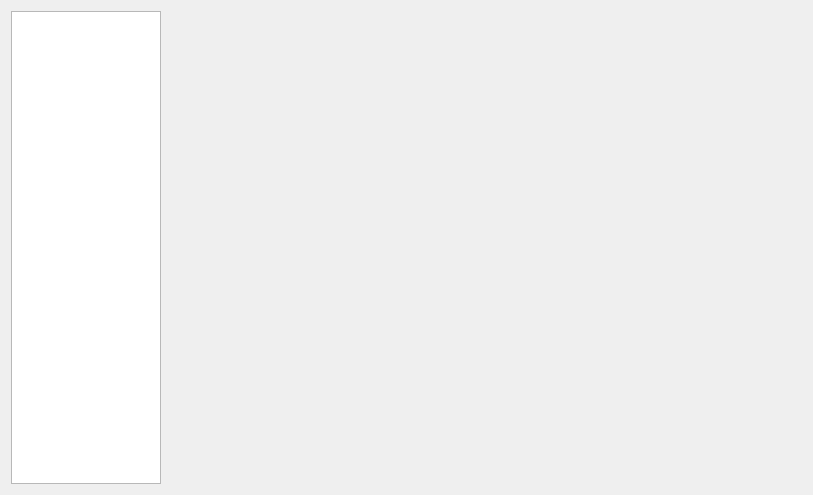
<?xml version="1.0" encoding="UTF-8"?>
<ui version="4.0">
 <class>Dialog</class>
 <widget class="QDialog" name="Dialog">
  <property name="geometry">
   <rect>
    <x>0</x>
    <y>0</y>
    <width>813</width>
    <height>495</height>
   </rect>
  </property>
  <property name="windowTitle">
   <string>Dialog</string>
  </property>
  <layout class="QGridLayout" name="gridLayout">
   <item row="0" column="1">
    <widget class="QStackedWidget" name="views">
     <property name="currentIndex">
      <number>0</number>
     </property>
     <widget class="QWidget" name="address"/>
     <widget class="QWidget" name="brand"/>
     <widget class="QWidget" name="vendor"/>
     <widget class="QWidget" name="manufacturer"/>
     <widget class="QWidget" name="department"/>
     <widget class="QWidget" name="weightUnit"/>
     <widget class="QWidget" name="priceUnit"/>
     <widget class="QWidget" name="product"/>
    </widget>
   </item>
   <item row="0" column="0">
    <widget class="QListWidget" name="selector">
     <property name="maximumSize">
      <size>
       <width>150</width>
       <height>16777215</height>
      </size>
     </property>
     <property name="tabKeyNavigation">
      <bool>true</bool>
     </property>
     <property name="alternatingRowColors">
      <bool>true</bool>
     </property>
     <property name="isWrapping" stdset="0">
      <bool>true</bool>
     </property>
     <property name="itemAlignment">
      <set>Qt::AlignLeading</set>
     </property>
    </widget>
   </item>
  </layout>
 </widget>
 <resources/>
 <connections/>
</ui>
